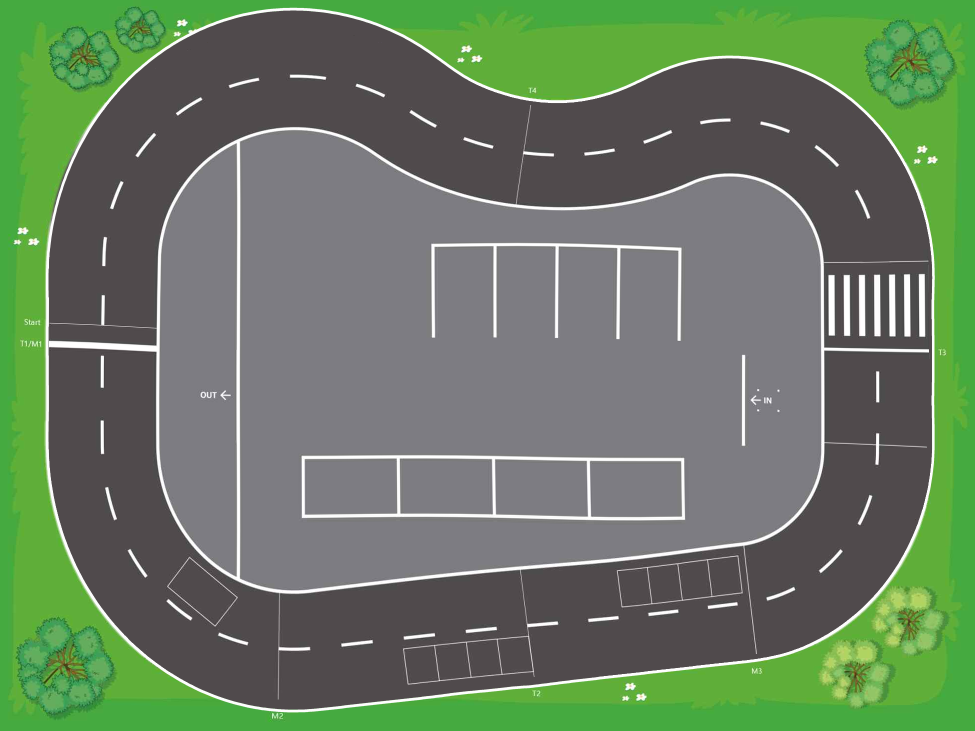
#> input picture version__1/KIIS2026_AutoCar/Assets/image.png, 1949 x 1462 px, found by its file name (shown at 1/2 size)
$ python apply_warp.py
#> lines starting #> are read from the running program, lines starting #| are printed output that depends on the picture
import cv2, numpy as np
from scipy.ndimage import map_coordinates
D = "/tmp/claude-1000/-home-yeoeun-unity-simulation/387b97e6-3fa1-4f98-bbe1-556dadf272de/scratchpad/floor"
F = np.load(D + "/field.npz"); U, V, G = F["U"], F["V"], float(F["G"])
#> (reads version__1/analysis/floor_align/field.npz from the repository)
src = cv2.imread("/home/yeoeun/version__1/KIIS2026_AutoCar/Assets/image.png", cv2.IMREAD_UNCHANGED)
#> src is the input picture: shape (1462, 1949, 4); mean B, G, R, A 98.3, 124, 103.8, 255
H0, W0 = src.shape[:2]
#> H0 = 1462; W0 = 1949
def field(x, y):
    fx, fy = x / G, y / G
    return map_coordinates(U, [fy, fx], order=1, mode="nearest"), map_coordinates(V, [fy, fx], order=1, mode="nearest")
def warp(img, W, H):
#> called with W = 1949, H = 1462
    xs = (np.arange(W) + 0.5) / W * 16; ys = 11 - (np.arange(H) + 0.5) / H * 11
#> after `xs = (np.arange(W) + 0.5) / W * 16`: xs = 1949 values from 0.0041 to 16
    X, Y = np.meshgrid(xs, ys)
    du, dv = field(X, Y)
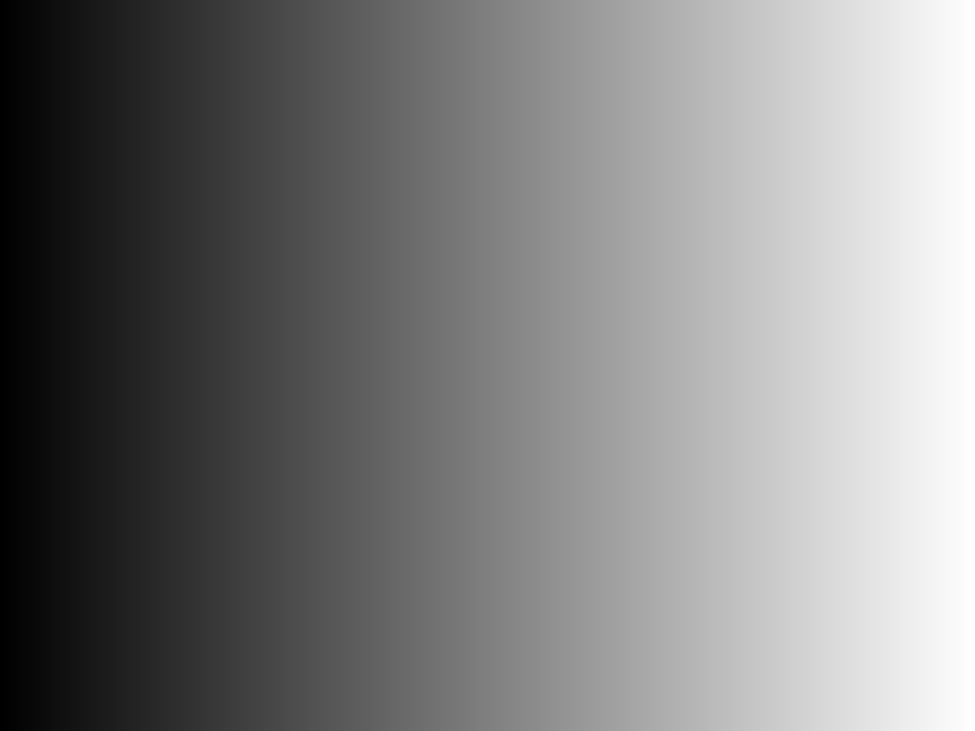
#> X: shape (1462, 1949) float64 (shown at 1/2 size); min 0.0041, max 16, mean 8; drawn with min black and max white
    Xs, Ys = X + du, Y + dv                                   # 도면 위치 P → 원래 텍스처에서 같은 그림이 있는 곳
    mx = (Xs / 16 * img.shape[1] - 0.5).astype(np.float32); my = ((11 - Ys) / 11 * img.shape[0] - 0.5).astype(np.float32)
    return cv2.remap(img, mx, my, cv2.INTER_CUBIC, borderMode=cv2.BORDER_REPLICATE)
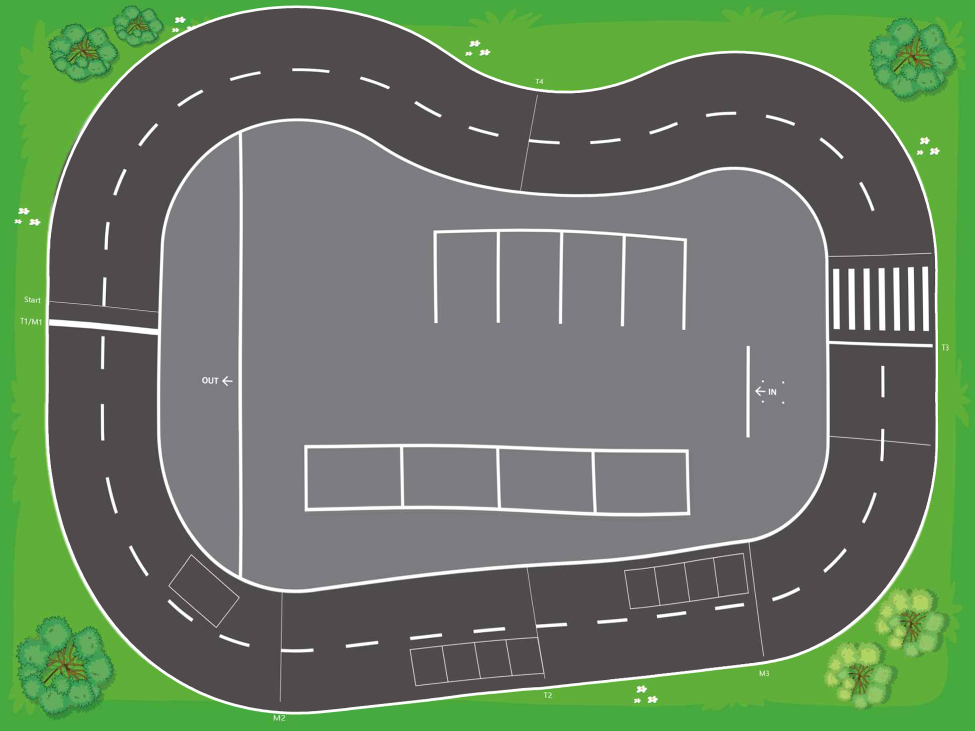
#> returned value: shape (1462, 1949, 4) (shown at 1/2 size); mean of channels 0, 1, 2, 3 98.9, 123.2, 104.3, 255; drawn as B, G, R
out = warp(src, W0, H0)
cv2.imwrite(D + "/image_warped.png", out)
# 검사용 150 px/m
PPM = 150
tw150 = cv2.resize(out[:, :, :3], (16 * PPM, 11 * PPM), interpolation=cv2.INTER_CUBIC)
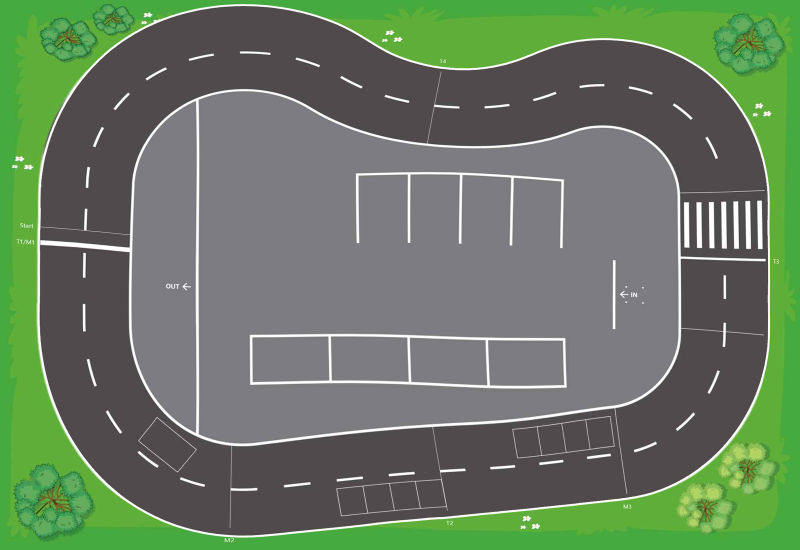
#> tw150: shape (1650, 2400, 3) (shown at 1/3 size); mean B, G, R 98.9, 123.2, 104.2
np.save(D + "/tex150_warped.npy", tw150)
#> (the run stopped early here; a loop or call above may not have finished)
